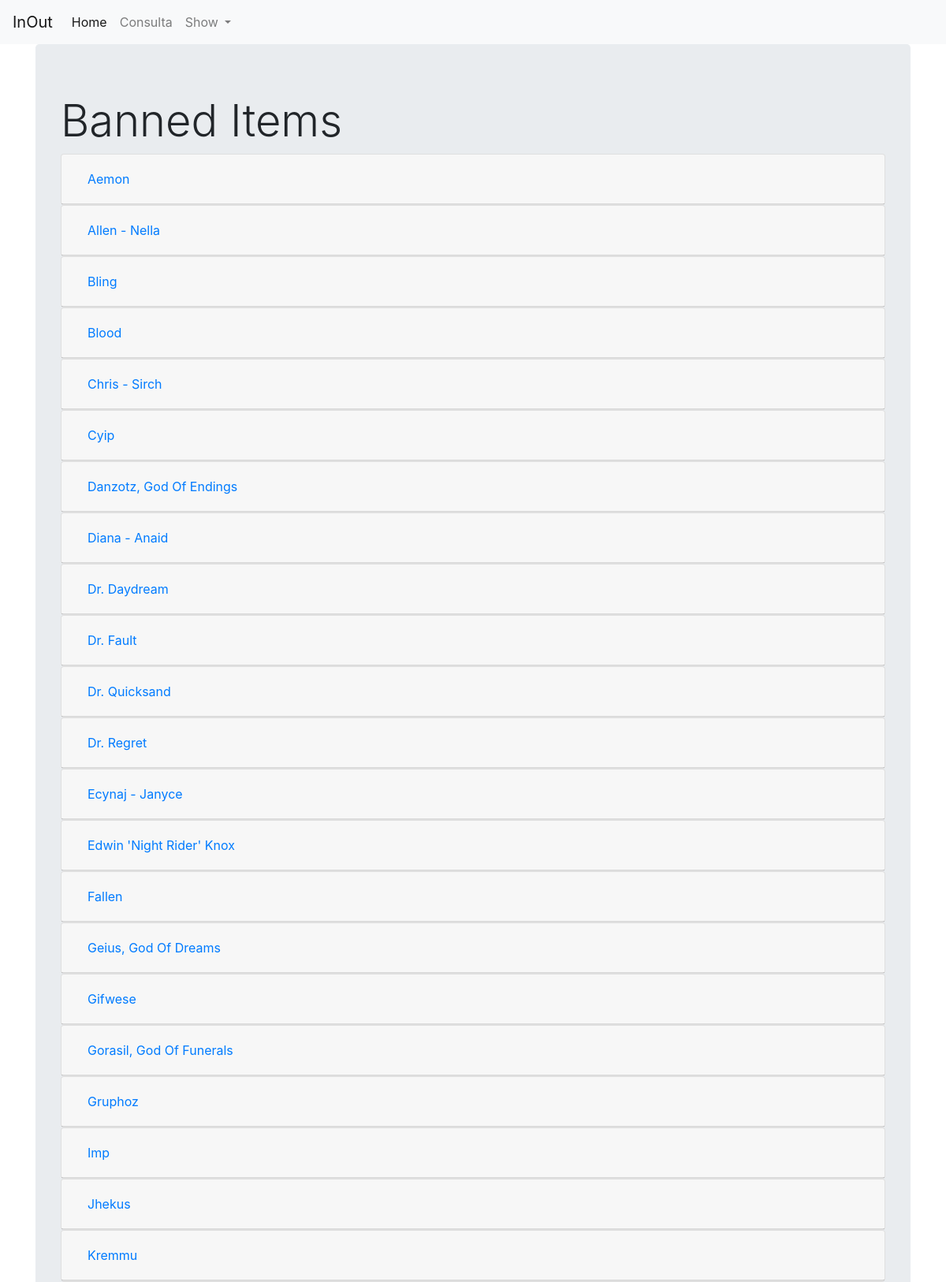
Screenshot of /app/show-banned/ (upper part) with the database file from the repository.
### App/models.py (models this page shows, shortened)
class BannedItem(models.Model):
    nombre = models.CharField(max_length=50, blank=True, null=True)
    costo = models.FloatField(blank=True, null=True)
    ganancia = models.FloatField(blank=True, null=True)
    demanda = models.FloatField(blank=True, null=True)
    tiempo_mercado = models.FloatField(blank=True, null=True)
    valor_mercado = models.FloatField(blank=True, null=True)
    tiempo_fuera = models.FloatField(blank=True, null=True)
    valor_individual = models.FloatField(blank=True, null=True)

### App/views.py (the view)
# urls.py: path('show-banned/', views.mostrar_ban, name='show-ban'),
def mostrar_ban(request):
    items_ban = BannedItem.objects.order_by('nombre')
    cntxt = {
        'itemsban': items_ban
    }
    return render(request, 'App/mostrar-ban.html', context=cntxt)

### templates/App/mostrar-ban.html (shortened to what this page needs)
<!DOCTYPE html>
{% extends "App/base.html" %}
{% block contenido %}
<div class="jumbotron">
  {% if itemsban %}
  <h1 class="display-4">Banned Items</h1>
  <div id="accordion2">
    {% for item in itemsban %}
    <div class="card">
      <div class="card-header" id="heading{{ item.pk }}">
        <h4 class="mb-0">
          <button class="btn btn-link" data-toggle="collapse" data-target="#collapse{{ item.pk }}" aria-expanded="true" aria-controls="collapse{{ item.pk }}">
            {{ item.nombre }}
          </button>
        </h4>
      </div>
    </div>
    {% endfor %}
  </div>
  {% else %}
  <h1 class="display-4">No hay contenido por el momento :(</h1>
  {% endif %}
</div>
{% endblock contenido %}

### rows the page displays
BannedItem: nombre "Aemon"
BannedItem: nombre "Allen - Nella"
BannedItem: nombre "Bling"
BannedItem: nombre "Blood"
BannedItem: nombre "Chris - Sirch"
BannedItem: nombre "Cyip"
BannedItem: nombre "Danzotz, God Of Endings"
BannedItem: nombre "Diana - Anaid"
BannedItem: nombre "Dr. Daydream"
BannedItem: nombre "Dr. Fault"
BannedItem: nombre "Dr. Quicksand"
BannedItem: nombre "Dr. Regret"
BannedItem: nombre "Ecynaj - Janyce"
BannedItem: nombre "Edwin 'Night Rider' Knox"
BannedItem: nombre "Fallen"
BannedItem: nombre "Geius, God Of Dreams"
BannedItem: nombre "Gifwese"
BannedItem: nombre "Gorasil, God Of Funerals"
BannedItem: nombre "Gruphoz"
BannedItem: nombre "Imp"
BannedItem: nombre "Jhekus"
BannedItem: nombre "Kremmu"
